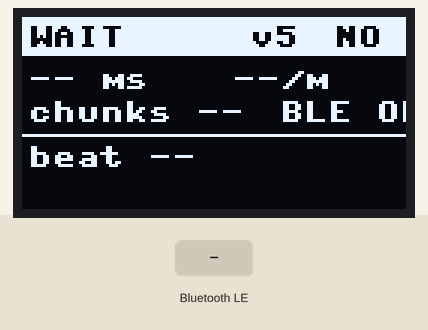
A program run on a simulated ESP32 board running MicroPython. Shown: 128×64 one-colour display. Inputs (shaded band) come from the test bench. Nothing arrives over Bluetooth unless stated; library files of the repository ran but are not shown: ssd1306.py; what the program prints to the serial console is not drawn.

Above: at 1.2 s.
1.3 s: "=" written over Bluetooth
At 1.8 s:
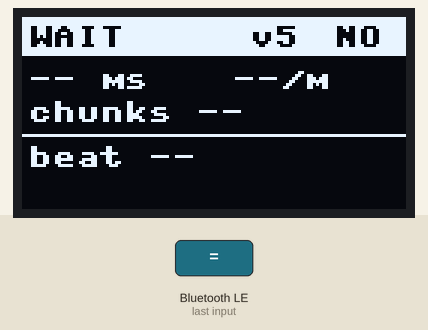
Timing chart, 0 to 4.3 s (numbered marks = the images above; inputs shaded):
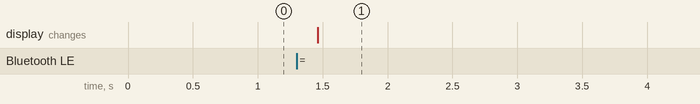

Measured:
- after the input at 1.3 s, the display: changes after 0.16 s (image 1)

The program:

main.py
```python
# RAG 心跳屏 —— ESP32-C3 + SSD1306 OLED + 蜂鸣器（MicroPython）
#
# 板子是蓝牙从机（BLE 外设，Nordic UART Service）：
#   PC 端 scripts/heartbeat_server.py 每 5 秒写一行状态过来，
#   本机解析后在 OLED 上显示，异常时用蜂鸣器报警。
#
# 一行协议（分号分隔，键值对）：
#   state=OK;lat=837;qpm=1;chunks=90;mock=0;msg=hello
#
# 状态：
#   OK    正常   （绿点、无声音）
#   WARN  警告   （延迟高 / mock 模型 / 偶发失败，短响一声，20 秒内不重复）
#   DOWN  宕机   （连续失败，三连响，每 20 秒重复一次）
#   WAIT  等待   （从没收到过数据）
#   LOST  失联   （超过 15 秒没收到心跳，和三连响一样处理）

import sys
import time

try:
    import bluetooth
    from machine import I2C, Pin, PWM, reset
except ImportError:  # 在 PC 上跑语法检查时会走到这里
    bluetooth = None
    I2C = Pin = PWM = None
    def reset():
        raise SystemExit

try:
    import ssd1306
except ImportError:
    ssd1306 = None

# ---------------------------------------------------------------- 硬件配置
# 本板只做屏幕显示（蜂鸣器已按需求移除）。
I2C_CANDIDATES = ((8, 9), (4, 5), (6, 7))  # (SDA, SCL) 依次尝试
I2C_FREQ = 400_000
SCREEN_W, SCREEN_H = 128, 64
SCREEN_CONTRAST = 0x6A          # 0x00-0xFF；觉得暗就往上调，过曝就往下调

# 屏幕右下角会显示这个版本号：换过固件后先看它有没有变，
# 否则"屏上还是 MOCK!"其实只是板子里跑的是旧代码。
FW_VERSION = "v5"

LOST_MS = 15_000
REMIND_MS = 20_000

# ---------------------------------------------------------------- BLE 定义
NUS_SERVICE = "6E400001-B5A3-F393-E0A9-E50E24DCCA9E"
NUS_RX_CHAR = "6E400002-B5A3-F393-E0A9-E50E24DCCA9E"   # PC -> 板子（写）
NUS_TX_CHAR = "6E400003-B5A3-F393-E0A9-E50E24DCCA9E"   # 板子 -> PC（通知，未用）

_IRQ_CENTRAL_CONNECT = 1
_IRQ_CENTRAL_DISCONNECT = 2
_IRQ_GATTS_WRITE = 3

DEVICE_NAME = "RAG-HB"


def _adv_payload(name):
    payload = bytearray()
    payload += bytes((2, 0x01, 0x06))  # flags: LE general, no BR/EDR
    encoded = name.encode()
    payload += bytes((len(encoded) + 1, 0x09)) + encoded
    return payload


def _uuid(s):
    if bluetooth is None:
        return s
    return bluetooth.UUID(s)


class Screen:
    """包装 OLED，缺屏时静默降级为纯串口输出。"""

    def __init__(self):
        self.dev = None
        self.addr = None
        for sda, scl in I2C_CANDIDATES:
            try:
                i2c = I2C(0, scl=Pin(scl), sda=Pin(sda), freq=I2C_FREQ)
                addr = ssd1306.detect(i2c) if ssd1306 else None
            except Exception as exc:  # noqa: BLE001
                print("i2c", sda, scl, "fail", exc)
                continue
            if addr is None:
                continue
            try:
                self.dev = ssd1306.SSD1306_I2C(i2c, addr, SCREEN_W, SCREEN_H, contrast=SCREEN_CONTRAST)
            except Exception as exc:  # noqa: BLE001
                print("oled init fail", exc)
                continue
            self.addr = addr
            print("oled ok", hex(addr), "sda", sda, "scl", scl)
            break
        if self.dev is None:
            print("no oled found; running headless")

    def draw(self, view):
        if self.dev is None:
            return
        fb = self.dev
        fb.fill(0)
        # 顶部状态条：反白文字。左=服务状态，右=模型是否在线（YES/NO）。
        # 模型位放在这条反白栏里最清楚：塞在中间行 chunks 右边容易被挤糊。
        fb.fill_rect(0, 0, SCREEN_W, 13, 1)
        fb.text(view["state"], 2, 3, 0)
        fb.text(FW_VERSION, SCREEN_W - 52, 3, 0)
        fb.text(view["model"], SCREEN_W - 24, 3, 0)
        # 延迟与速率
        fb.text(view["latency"], 2, 17, 1)
        fb.text(view["rate"], 70, 17, 1)
        # 片段数单独一行，右边只放 BLE 状态（断开时才出现），避免并排糊在一起
        fb.text(view["chunks"], 2, 28, 1)
        if not view["ble"]:
            fb.text("BLE OFF", SCREEN_W - 42, 28, 1)
        # 分隔线
        fb.hline(0, 39, SCREEN_W, 1)
        fb.text(view["beat"], 2, 43, 1)
        # 消息行左边、固件版本右边（版本号用来判断板子里跑的是不是最新代码）
        if view["msg"]:
            fb.text(view["msg"], 2, 53, 1)
        # 心跳点：每收到一次数据闪一下，靠 view["blink"] 控制
        if view["blink"]:
            fb.fill_rect(SCREEN_W - 8, 44, 6, 6, 1)
        fb.show()


class Heartbeat:
    def __init__(self):
        self.state = "WAIT"
        self.latency = None
        self.qpm = None
        self.chunks = None
        self.mock = False
        self.msg = ""
        self.last_ms = None
        self.blink_until = 0
        self.last_alarm_ms = 0
        self.warned = False

    def feed(self, line):
        data = {}
        for part in line.split(";"):
            if "=" in part:
                k, v = part.split("=", 1)
                data[k.strip()] = v.strip()
        state = (data.get("state") or "").upper()
        if state in ("OK", "WARN", "DOWN", "WAIT"):
            self.state = state
        if "lat" in data:
            try:
                self.latency = int(data["lat"])
            except ValueError:
                pass
        if "qpm" in data:
            try:
                self.qpm = int(data["qpm"])
            except ValueError:
                pass
        if "chunks" in data:
            try:
                self.chunks = int(data["chunks"])
            except ValueError:
                pass
        if "mock" in data:
            self.mock = data["mock"] in ("1", "true", "True")
        # 心跳行不带 msg 时就清空：占位文案一直挂着会被当成正文的一部分
        self.msg = data["msg"][:40] if "msg" in data else ""
        self.last_ms = time.ticks_ms()
        self.blink_until = time.ticks_add(self.last_ms, 250)

    def age_ms(self):
        if self.last_ms is None:
            return None
        return time.ticks_diff(time.ticks_ms(), self.last_ms)

    def view(self, ble_connected):
        age = self.age_ms()
        state = self.state
        if age is None:
            state = "WAIT"
        elif age > LOST_MS and state not in ("DOWN",):
            state = "LOST"
        lat = "-- ms" if self.latency is None else "%d ms" % self.latency
        rate = "--/m" if self.qpm is None else "%d/m" % self.qpm
        chunks = "chunks --" if self.chunks is None else "chunks %d" % self.chunks
        # 只回答"模型在不在线"：YES=真实模型可用，NO=mock 或画面已停更。
        # 顶栏是反白窄条，字越短越清楚，所以这里只写 YES / NO。
        if age is None or age > LOST_MS:
            model = "NO"
        else:
            model = "NO" if self.mock else "YES"
        if age is None:
            beat = "beat --"
        else:
            beat = "beat %ds ago" % (age // 1000)
        msg = self.msg if len(self.msg) <= 17 else self.msg[:16] + "~"
        blink = time.ticks_diff(self.blink_until, time.ticks_ms()) > 0
        return {
            "state": state,
            "latency": lat,
            "rate": rate,
            "chunks": chunks,
            "model": model,
            "beat": beat,
            "msg": msg,
            "ble": ble_connected,
            "blink": blink,
        }


class BleLink:
    def __init__(self, on_line):
        self.on_line = on_line
        self.ble = bluetooth.BLE()
        self.ble.active(True)
        self.ble.config(gap_name=DEVICE_NAME)
        self.connections = set()
        self.buffer = b""
        self.rx_handle = None
        service = (
            _uuid(NUS_SERVICE),
            (
                (_uuid(NUS_RX_CHAR), bluetooth.FLAG_WRITE | bluetooth.FLAG_WRITE_NO_RESPONSE),
                (_uuid(NUS_TX_CHAR), bluetooth.FLAG_NOTIFY),
            ),
        )
        ((self.rx_handle, self.tx_handle),) = self.ble.gatts_register_services((service,))
        self.ble.irq(self._irq)
        self._advertise()

    def _advertise(self):
        self.ble.gap_advertise(100_000, adv_data=_adv_payload(DEVICE_NAME))

    @property
    def connected(self):
        return bool(self.connections)

    def _irq(self, event, data):
        if event == _IRQ_CENTRAL_CONNECT:
            conn_handle, _, _ = data
            self.connections.add(conn_handle)
            print("central connected", conn_handle)
        elif event == _IRQ_CENTRAL_DISCONNECT:
            conn_handle, _, _ = data
            self.connections.discard(conn_handle)
            self.buffer = b""
            print("central disconnected", conn_handle)
            self._advertise()
        elif event == _IRQ_GATTS_WRITE:
            conn_handle, attr_handle = data
            try:
                chunk = self.ble.gatts_read(attr_handle)
            except Exception as exc:  # noqa: BLE001
                print("read fail", exc)
                return
            self.buffer += chunk
            while b"\n" in self.buffer:
                line, self.buffer = self.buffer.split(b"\n", 1)
                text = line.decode("utf-8", "replace").strip()
                if text:
                    try:
                        self.on_line(text)
                    except Exception as exc:  # noqa: BLE001
                        print("handle fail", exc)


def main():
    screen = Screen()
    beat = Heartbeat()
    link = None

    def on_line(text):
        print("<", text)
        try:
            with open("last.txt", "w") as fh:  # 便于远程排查：留一行最近收到的心跳
                fh.write(text)
        except Exception:  # noqa: BLE001
            pass
        beat.feed(text)

    if bluetooth is not None:
        try:
            link = BleLink(on_line)
            print("ble up as", DEVICE_NAME)
        except Exception as exc:  # noqa: BLE001
            print("ble init fail", exc)

    screen.draw(beat.view(False))
    last_draw = time.ticks_ms()

    while True:
        now = time.ticks_ms()
        view = beat.view(bool(link and link.connected))
        age = beat.age_ms()
        # 屏幕每 200ms 刷一次（保持闪烁点流畅）
        if time.ticks_diff(now, last_draw) > 200:
            screen.draw(view)
            last_draw = now
        # 只做显示：本板不接蜂鸣器，状态靠屏幕颜色与文字表达
        time.sleep_ms(50)


if __name__ == "__main__":
    try:
        main()
    except KeyboardInterrupt:
        print("stopped by user")
    except Exception as exc:  # noqa: BLE001
        print("fatal:", exc)
        time.sleep(2)
        reset()
```
